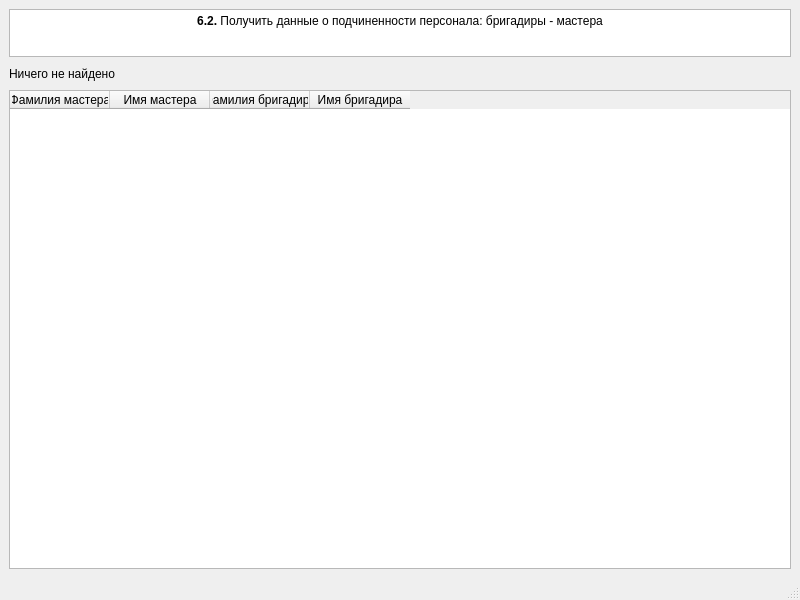
<?xml version="1.0" encoding="UTF-8"?>
<ui version="4.0">
 <class>MainWindow</class>
 <widget class="QMainWindow" name="MainWindow">
  <property name="windowModality">
   <enum>Qt::NonModal</enum>
  </property>
  <property name="geometry">
   <rect>
    <x>0</x>
    <y>0</y>
    <width>800</width>
    <height>600</height>
   </rect>
  </property>
  <property name="maximumSize">
   <size>
    <width>16777215</width>
    <height>16777210</height>
   </size>
  </property>
  <property name="windowTitle">
   <string>Запрос 6.2</string>
  </property>
  <widget class="QWidget" name="centralwidget">
   <layout class="QVBoxLayout" name="verticalLayout_2">
    <item>
     <layout class="QVBoxLayout" name="verticalLayout">
      <item>
       <widget class="QTextBrowser" name="textBrowser">
        <property name="enabled">
         <bool>true</bool>
        </property>
        <property name="maximumSize">
         <size>
          <width>16777215</width>
          <height>48</height>
         </size>
        </property>
        <property name="html">
         <string>&lt;!DOCTYPE HTML PUBLIC &quot;-//W3C//DTD HTML 4.0//EN&quot; &quot;http://www.w3.org/TR/REC-html40/strict.dtd&quot;&gt;
&lt;html&gt;&lt;head&gt;&lt;meta name=&quot;qrichtext&quot; content=&quot;1&quot; /&gt;&lt;style type=&quot;text/css&quot;&gt;
p, li { white-space: pre-wrap; }
&lt;/style&gt;&lt;/head&gt;&lt;body style=&quot; font-family:'MS Shell Dlg 2'; font-size:7.8pt; font-weight:400; font-style:normal;&quot;&gt;
&lt;p align=&quot;center&quot; style=&quot; margin-top:0px; margin-bottom:0px; margin-left:0px; margin-right:0px; -qt-block-indent:0; text-indent:0px;&quot;&gt;&lt;span style=&quot; font-size:9pt; font-weight:600;&quot;&gt;6.2.&lt;/span&gt;&lt;span style=&quot; font-size:9pt;&quot;&gt; Получить данные о подчиненности персонала: бригадиры - мастера&lt;/span&gt;&lt;/p&gt;&lt;/body&gt;&lt;/html&gt;</string>
        </property>
       </widget>
      </item>
      <item>
       <widget class="QLabel" name="label">
        <property name="maximumSize">
         <size>
          <width>16777215</width>
          <height>21</height>
         </size>
        </property>
        <property name="font">
         <font>
          <pointsize>9</pointsize>
         </font>
        </property>
        <property name="text">
         <string>Ничего не найдено</string>
        </property>
       </widget>
      </item>
     </layout>
    </item>
    <item>
     <layout class="QHBoxLayout" name="horizontalLayout">
      <item>
       <widget class="QTableWidget" name="tableWidget">
        <property name="showGrid">
         <bool>true</bool>
        </property>
        <property name="gridStyle">
         <enum>Qt::SolidLine</enum>
        </property>
        <property name="sortingEnabled">
         <bool>false</bool>
        </property>
        <property name="wordWrap">
         <bool>true</bool>
        </property>
        <property name="cornerButtonEnabled">
         <bool>false</bool>
        </property>
        <property name="rowCount">
         <number>0</number>
        </property>
        <property name="columnCount">
         <number>4</number>
        </property>
        <column>
         <property name="text">
          <string>Фамилия мастера</string>
         </property>
         <property name="font">
          <font>
           <family>MS Shell Dlg 2</family>
           <pointsize>9</pointsize>
          </font>
         </property>
        </column>
        <column>
         <property name="text">
          <string>Имя мастера</string>
         </property>
         <property name="font">
          <font>
           <family>MS Shell Dlg 2</family>
           <pointsize>9</pointsize>
          </font>
         </property>
        </column>
        <column>
         <property name="text">
          <string>Фамилия бригадира</string>
         </property>
         <property name="font">
          <font>
           <family>MS Shell Dlg 2</family>
           <pointsize>9</pointsize>
          </font>
         </property>
        </column>
        <column>
         <property name="text">
          <string>Имя бригадира</string>
         </property>
         <property name="font">
          <font>
           <family>MS Shell Dlg 2</family>
           <pointsize>9</pointsize>
          </font>
         </property>
        </column>
       </widget>
      </item>
     </layout>
    </item>
   </layout>
  </widget>
  <widget class="QStatusBar" name="statusbar"/>
 </widget>
 <resources/>
 <connections/>
</ui>
